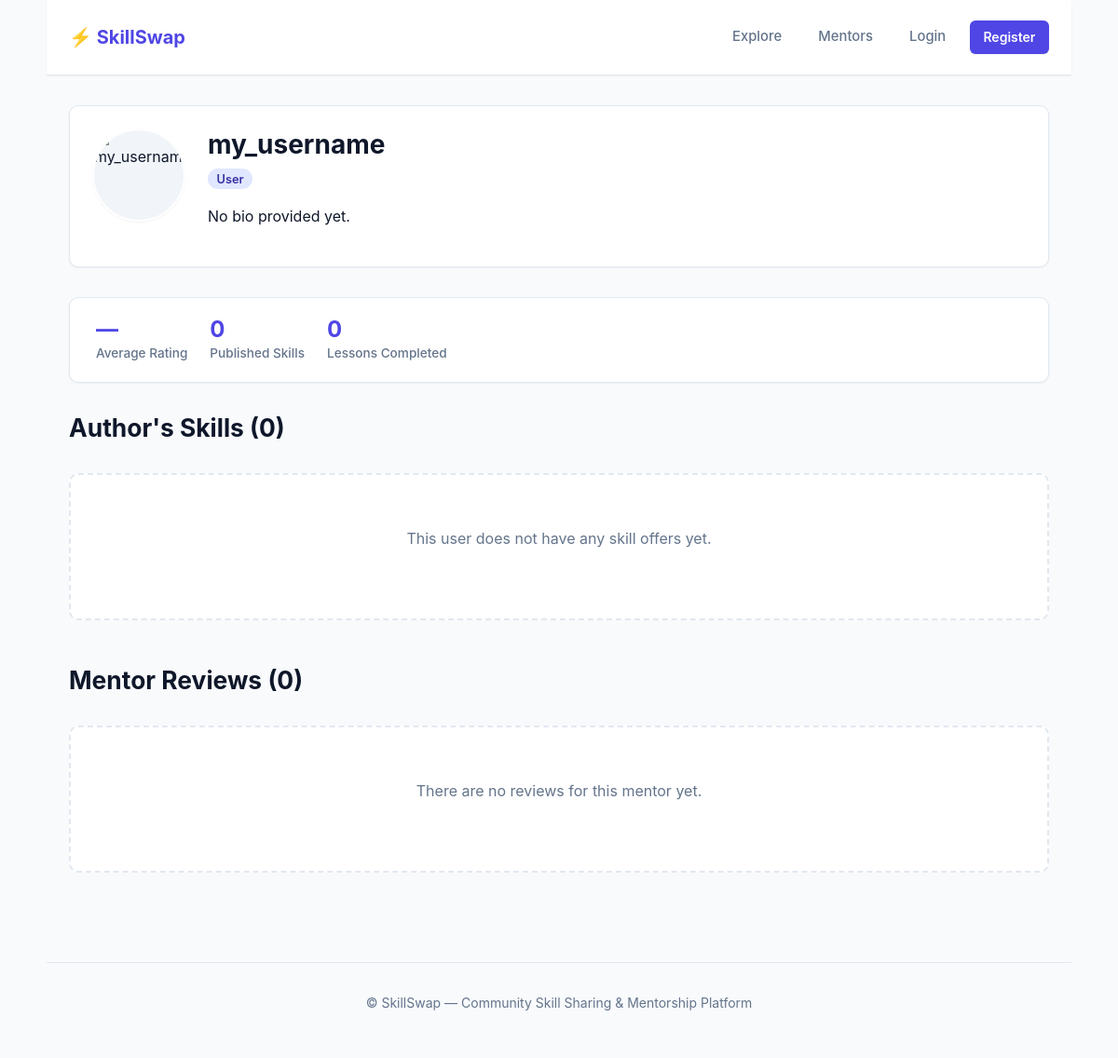
The app's page /profile/my_username/ with its own data.
### users/models.py (models this page shows, shortened)
class User(AbstractUser):
    class Role(models.TextChoices):
        SUPER_ADMIN = 'super_admin', 'Super Admin'
        ADMIN = 'admin', 'Admin'
        USER = 'user', 'User'
    objects = CustomUserManager()
    role = models.CharField(
        max_length=20,
        choices=Role.choices,
        default=Role.USER
    )
    avatar = CloudinaryField(
        "avatar",
        blank=True,
        null=True
    )
    bio = models.TextField(
        "About me",
        blank=True
    )
    is_banned = models.BooleanField(
        "Banned",
        default=False
    )
    class Meta:
        verbose_name = "User"
        verbose_name_plural = "Users"
        ordering = ['-date_joined']
    @property
    def published_offers_count(self):
        return self.offers.filter(status__slug='published').count()
    @property
    def completed_lessons_count(self):
        from offers.models import BookingRequest
        return BookingRequest.objects.filter(
            offer__author=self,
            status=BookingRequest.Status.COMPLETED
        ).count()
    @property
    def average_rating(self):
        from offers.models import Review
        result = Review.objects.filter(offer__author=self).aggregate(models.Avg('rating'))['rating__avg']
        return round(result, 1) if result is not None else None

### users/views.py (the view)
# urls.py: path('profile/', views.profile_view, name='profile'),
def profile_view(request, username=None):
    if username is None:
        if not request.user.is_authenticated:
            return redirect('login')
        target_user = request.user
        is_own_profile = True
    else:
        target_user = get_object_or_404(User, username=username)
        is_own_profile = request.user.is_authenticated and (request.user == target_user)
    if is_own_profile:
        user_offers = target_user.offers.select_related('category', 'level', 'format', 'status').order_by('-created_at')
    else:
        user_offers = target_user.offers.filter(status__slug='published').select_related('category', 'level', 'format', 'status').order_by('-created_at')
    from offers.models import Review
    teacher_reviews = Review.objects.filter(offer__author=target_user).select_related('author', 'offer').order_by('-created_at')
    context = {
        'profile_user': target_user,
        'is_own_profile': is_own_profile,
        'user_offers': user_offers,
        'teacher_reviews': teacher_reviews,
    }
    return render(request, 'users/profile.html', context)

### users/templates/users/profile.html (shortened to what this page needs)
{% extends 'base.html' %}
{% block content %}
<article style="margin-bottom: 2rem;">
    <div style="display: flex; gap: 1.5rem; align-items: flex-start; flex-wrap: wrap;">
        <div>
            {% if profile_user.avatar %}
                <img src="{{ profile_user.avatar.url }}" alt="{{ profile_user.username }}" class="avatar avatar-lg">
            {% else %}
                <span class="avatar avatar-lg" style="display: flex; align-items: center; justify-content: center; background: #e0e7ff; color: #4338ca; font-size: 2.25rem; font-weight: 700;">
                    {{ profile_user.username|slice:":1"|upper }}
                </span>
            {% endif %}
        </div>
        <div style="flex: 1; min-width: 250px;">
            <div style="display: flex; justify-content: space-between; align-items: flex-start; flex-wrap: wrap; gap: 0.5rem;">
                <div>
                    <h1 style="margin: 0; font-size: 1.75rem;">
                        {{ profile_user.username }}
                    </h1>
                    <div style="margin-top: 0.35rem;">
                        <span class="badge">{{ profile_user.get_role_display }}</span>
                    </div>
                </div>
            </div>
            <p style="margin-top: 1rem; color: var(--text);">
                {{ profile_user.bio|default:"No bio provided yet."|linebreaksbr }}
            </p>
        </div>
    </div>
</article>
<div class="stats-bar">
    <div class="stat-item">
        <span class="stat-value">
            {% if profile_user.average_rating %}
                ★ {{ profile_user.average_rating }}
            {% else %}
                —
            {% endif %}
        </span>
        <span class="stat-label">Average Rating</span>
    </div>
    <div class="stat-item">
        <span class="stat-value">{{ profile_user.published_offers_count }}</span>
        <span class="stat-label">Published Skills</span>
    </div>
    <div class="stat-item">
        <span class="stat-value">{{ profile_user.completed_lessons_count }}</span>
        <span class="stat-label">Lessons Completed</span>
    </div>
</div>
<section style="margin-bottom: 3rem;">
    <h2>Author's Skills ({{ user_offers.count }})</h2>
    {% if user_offers %}
        <section class="grid">
            {% for offer in user_offers %}
                <article>
                    {% if offer.cover_image %}
                        <img src="{{ offer.cover_image.url }}" alt="{{ offer.title }}">
                    {% else %}
                        <div style="height: 140px; background: var(--surface-alt); border-radius: var(--radius-sm); display: flex; align-items: center; justify-content: center; font-size: 2rem; margin-bottom: 0.75rem;">
                            🎓
                        </div>
                    {% endif %}
                    <div style="display: flex; gap: 0.35rem; margin-bottom: 0.35rem; flex-wrap: wrap;">
                        <mark>{{ offer.category.name }}</mark>
                        <span class="badge">{{ offer.level.name }}</span>
                        {% if is_own_profile and offer.status.slug != 'published' %}
                            <span class="badge badge-warning">{{ offer.status.name }}</span>
                        {% endif %}
                    </div>
                    <h3><a href="{% url 'offer_detail' offer.pk %}">{{ offer.title }}</a></h3>
                    <p style="color: var(--text-muted); font-size: 0.875rem;">{{ offer.description|truncatewords:15 }}</p>
                    <footer>
                        <span>⏱ {{ offer.duration_minutes }} mins</span>
                        {% if offer.average_rating %}
                            <span class="rating-pill">★ {{ offer.average_rating }}</span>
                        {% else %}
                            <small>New</small>
                        {% endif %}
                    </footer>
                </article>
            {% endfor %}
        </section>
    {% else %}
        <div class="empty-state">
            <p>This user does not have any skill offers yet.</p>
        </div>
    {% endif %}
</section>
<section>
    <h2>Mentor Reviews ({{ teacher_reviews.count }})</h2>
    {% if teacher_reviews %}
        <div style="display: flex; flex-direction: column; gap: 1rem;">
            {% for review in teacher_reviews %}
                <article style="padding: 1.25rem;">
                    <div style="display: flex; justify-content: space-between; align-items: center; margin-bottom: 0.5rem;">
                        <div>
                            <strong>{{ review.author.username }}</strong>
                            <small style="color: var(--text-muted);">for "{{ review.offer.title }}"</small>
                        </div>
                        <span class="rating-pill">★ {{ review.rating }}/5</span>
                    </div>
                    <p style="margin: 0; color: var(--text);">{{ review.comment }}</p>
                    <small style="color: var(--text-muted); margin-top: 0.5rem; display: block;">{{ review.created_at|date:"M d, Y" }}</small>
                </article>
            {% endfor %}
        </div>
    {% else %}
        <div class="empty-state">
            <p>There are no reviews for this mentor yet.</p>
        </div>
    {% endif %}
</section>
{% endblock %}

### static/css/style.css (style rules this page uses)
:root { --font-family: -apple-system, BlinkMacSystemFont, "Segoe UI", Roboto, "Helvetica Neue", Arial, sans-serif; --bg: #f8fafc; --surface: #ffffff; --surface-alt: #f1f5f9; --border: #e2e8f0; --border-focus: #6366f1; --text: #0f172a; --text-muted: #64748b; --text-inverse: #ffffff; --primary: #4f46e5; --primary-hover: #4338ca; --primary-light: #e0e7ff; --primary-text: #3730a3; --success: #10b981; --success-light: #d1fae5; --success-text: #065f46; --warning: #f59e0b; --warning-light: #fef3c7; --warning-text: #92400e; --danger: #ef4444; --danger-light: #fee2e2; --danger-text: #991b1b; --radius-sm: 6px; --radius-md: 10px; --radius-lg: 16px; --radius-full: 9999px; --shadow-sm: 0 1px 2px 0 rgb(0 0 0 / 0.05); --shadow-md: 0 4px 6px -1px rgb(0 0 0 / 0.08), 0 2px 4px -2px rgb(0 0 0 / 0.06); --shadow-lg: 0 10px 15px -3px rgb(0 0 0 / 0.08), 0 4px 6px -4px rgb(0 0 0 / 0.04); --max-width: 1100px; }
*, *::before, *::after { box-sizing: border-box; }
html { font-size: 16px; scroll-behavior: smooth; }
body { margin: 0; padding: 0; font-family: var(--font-family); background-color: var(--bg); color: var(--text); line-height: 1.6; -webkit-font-smoothing: antialiased; }
h1, h2, h3, h4, h5, h6 { color: var(--text); font-weight: 700; line-height: 1.25; margin-top: 1.5rem; margin-bottom: 0.75rem; }
h1 { font-size: 2.15rem; margin-top: 0; }
h2 { font-size: 1.65rem; }
p { margin-top: 0; margin-bottom: 1rem; }
article { background: var(--surface); border: 1px solid var(--border); border-radius: var(--radius-md); padding: 1.5rem; box-shadow: var(--shadow-sm); transition: transform 0.2s ease, box-shadow 0.2s ease; display: flex; flex-direction: column; }
article img { width: 100%; height: 180px; object-fit: cover; border-radius: var(--radius-sm); margin-bottom: 1rem; background-color: var(--surface-alt); }
mark, code, .badge { display: inline-flex; align-items: center; padding: 0.2rem 0.6rem; font-size: 0.8rem; font-weight: 600; border-radius: var(--radius-full); background-color: var(--primary-light); color: var(--primary-text); line-height: 1.2; }
.avatar { border-radius: var(--radius-full); object-fit: cover; background-color: var(--surface-alt); display: inline-block; border: 2px solid var(--surface); box-shadow: var(--shadow-sm); }
.avatar-lg { width: 100px; height: 100px; }
.stats-bar { display: flex; flex-wrap: wrap; gap: 1.5rem; background: var(--surface); border: 1px solid var(--border); border-radius: var(--radius-md); padding: 1.25rem 1.75rem; margin-bottom: 2rem; box-shadow: var(--shadow-sm); }
.stat-item { display: flex; flex-direction: column; }
.stat-value { font-size: 1.5rem; font-weight: 700; color: var(--primary); line-height: 1.2; }
.stat-label { font-size: 0.85rem; color: var(--text-muted); font-weight: 500; }
.empty-state { text-align: center; padding: 3.5rem 1.5rem; background-color: var(--surface); border: 2px dashed var(--border); border-radius: var(--radius-md); margin: 2rem 0; }
.empty-state p { color: var(--text-muted); max-width: 450px; margin-left: auto; margin-right: auto; }

### records on screen
User: username "my_username", role "User", bio "No bio provided yet.", published_offers_count "0", completed_lessons_count "0"

### other values on screen
{{ user_offers.count }} "0"
{{ teacher_reviews.count }} "0"
